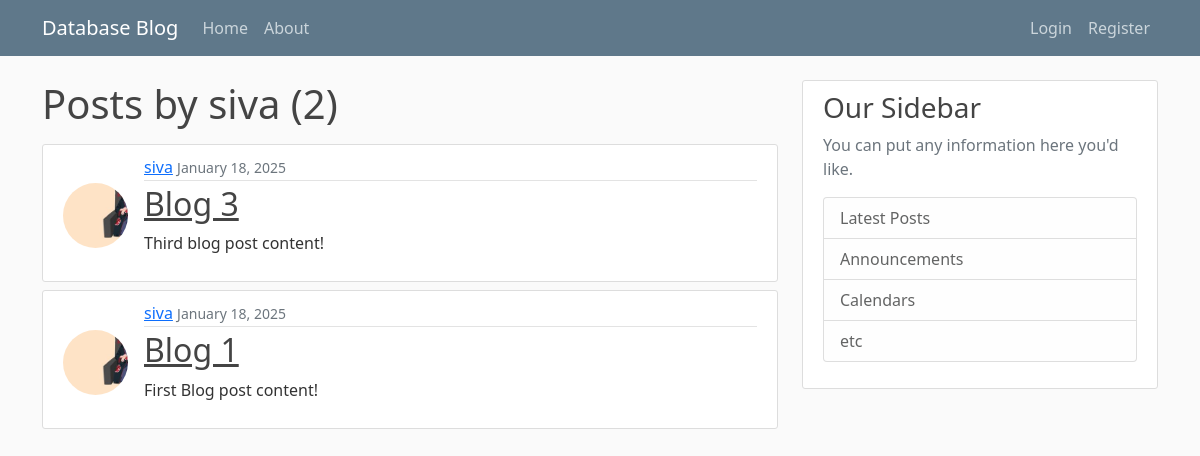
Page /user/siva/ on the earlier database version.
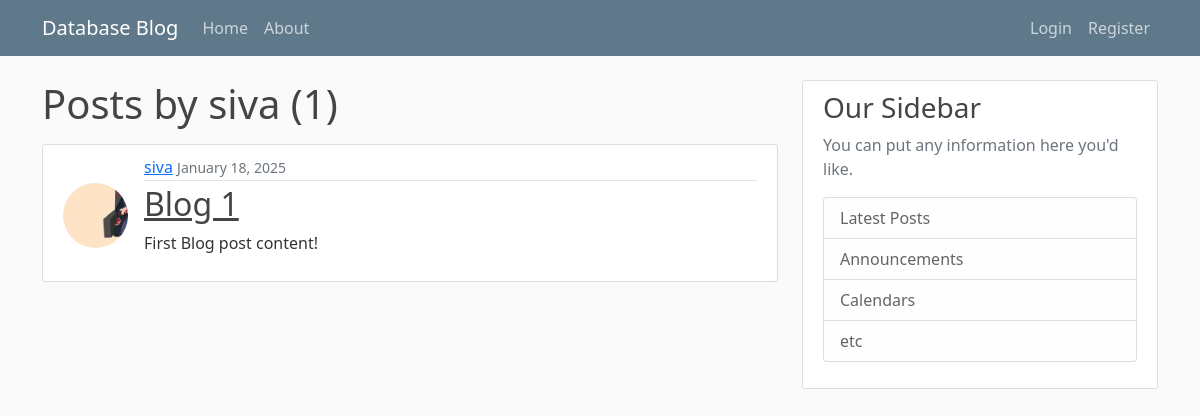
Same page on the later database version.
### app/models.py (models this page shows, shortened)
class Post(models.Model):
    title = models.CharField(max_length=100)
    content = models.TextField()
    date_posted = models.DateTimeField(default=timezone.now)
    author = models.ForeignKey(User, on_delete=models.CASCADE)

### users/models.py (models this page shows, shortened)
class Profile(models.Model):
    user = models.OneToOneField(User, on_delete=models.CASCADE)
    image = models.ImageField(default='default.jpg', upload_to='profile_pics')

### app/views.py (the view)
# urls.py: path('user/<username>/', UserPostListView.as_view(), name='user-posts'),
class UserPostListView(ListView):
    model = Post
    template_name = 'blog/user_posts.html'
    context_object_name = 'posts'
    paginate_by = 4
    def get_queryset(self):
        user = get_object_or_404(User, username=self.kwargs.get('username'))
        return Post.objects.filter(author=user).order_by('-date_posted')

### app/templates/blog/user_posts.html (shortened to what this page needs)
{% extends "blog/base.html" %}
{% block content %}
    <h1 class="mb-3" > Posts by {{ view.kwargs.username }} ({{ page_obj.paginator.count }}) </h1>
    {% for post in posts %}
    <article class="media content-section d-flex align-items-center mb-2 ">
      <img class="rounded-circle article-img mr-3" src="{{ post.author.profile.image.url }}">
      <div class="media-body">
        <div class="article-metadata">
          <a class="mb-2" href=" {% url 'user-posts' post.author.username %} ">{{ post.author }}</a>
          <small class="text-muted">{{ post.date_posted|date:"F d, Y" }}</small>
        </div>
        <h2><a class="article-title" href="{% url 'post-detail' post.id %}">{{ post.title }}</a></h2>
        <p class="article-content">{{ post.content }}</p>
      </div>
    </article>
    {% endfor %}
{% endblock content %}

Differences in the rows shown:
removed Post: author.profile.image (picture), author "siva", date_posted "January 18, 2025", title "Blog 3", content "Third blog post content!"
Other differences:
{{ page_obj.paginator.count }}: "2" → "1"
